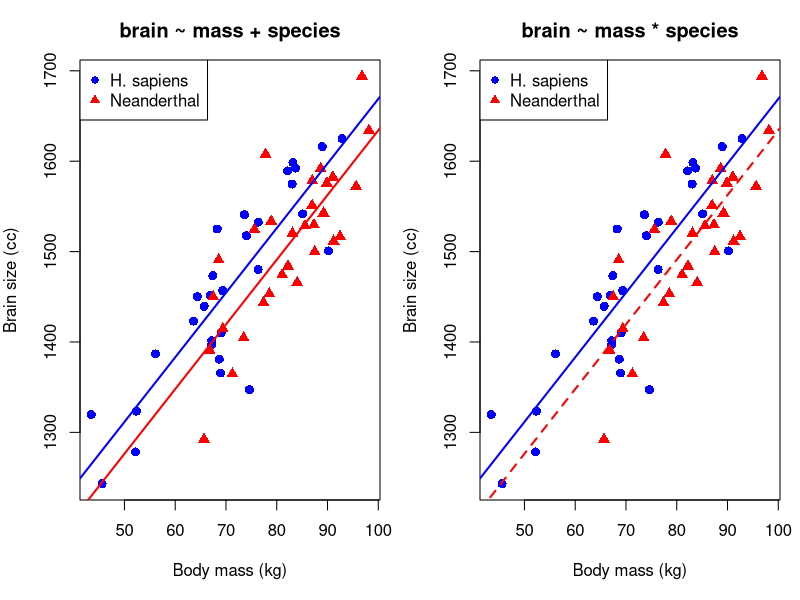
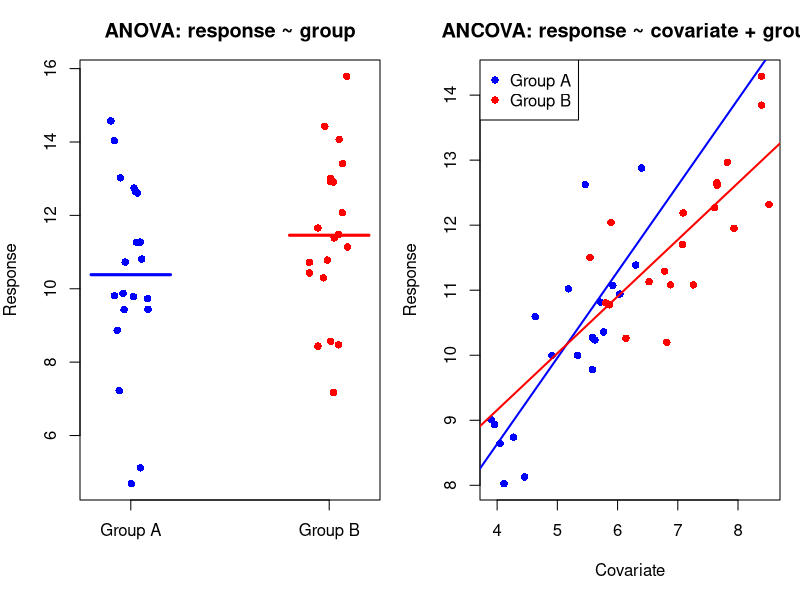
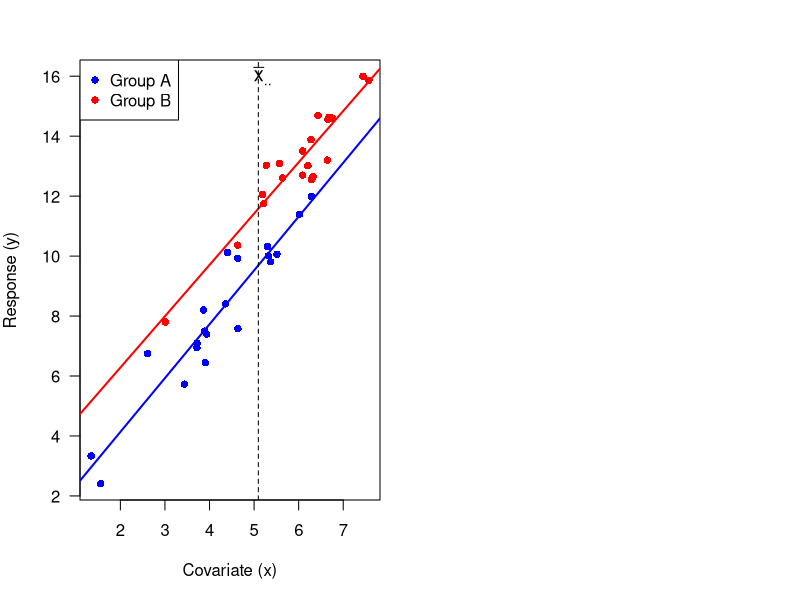
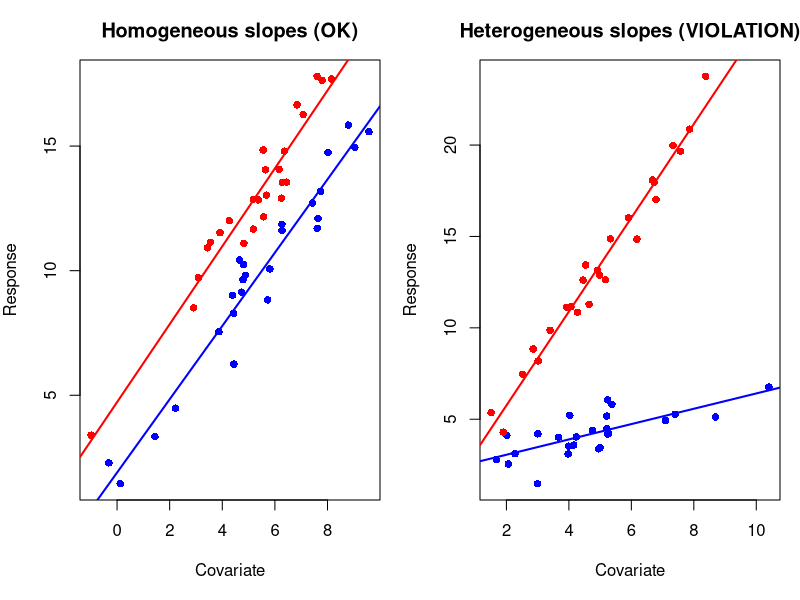
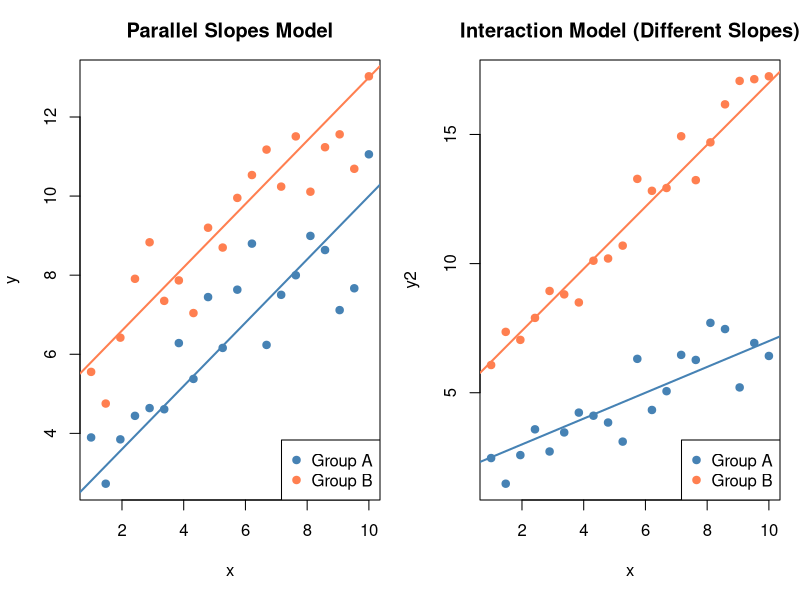
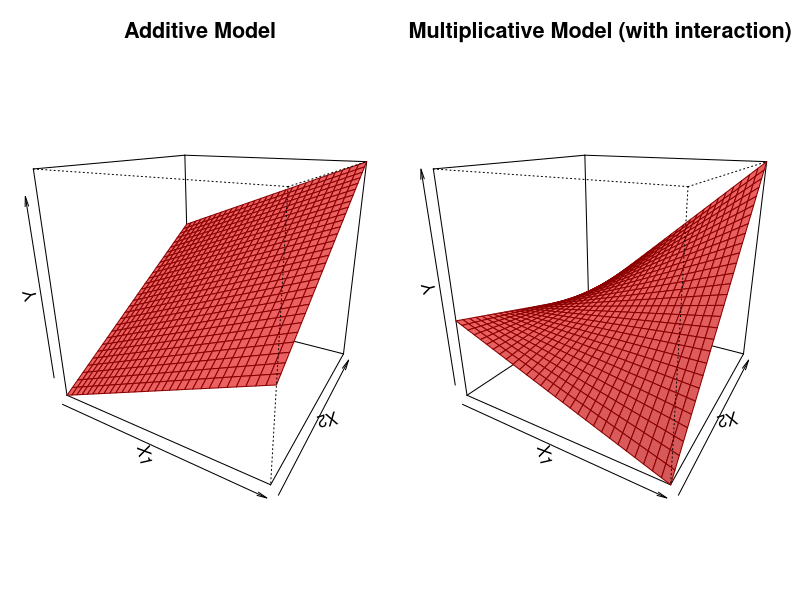
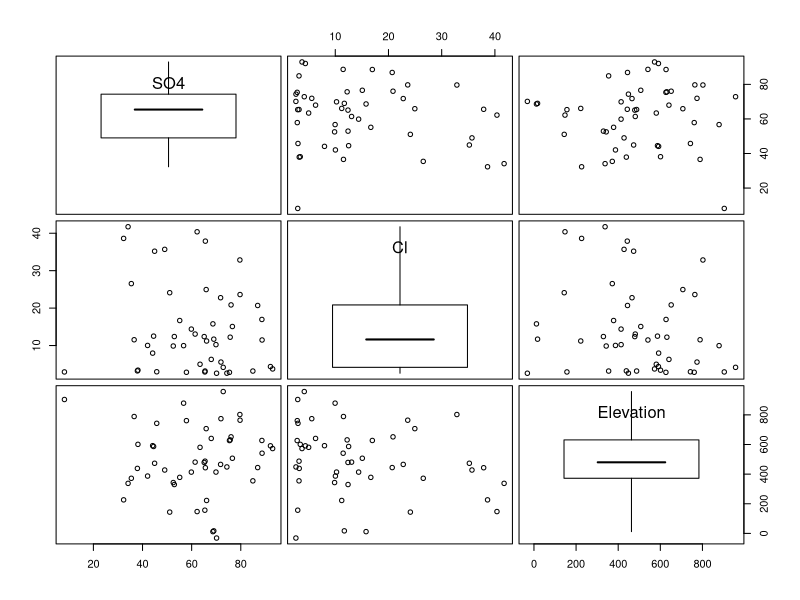
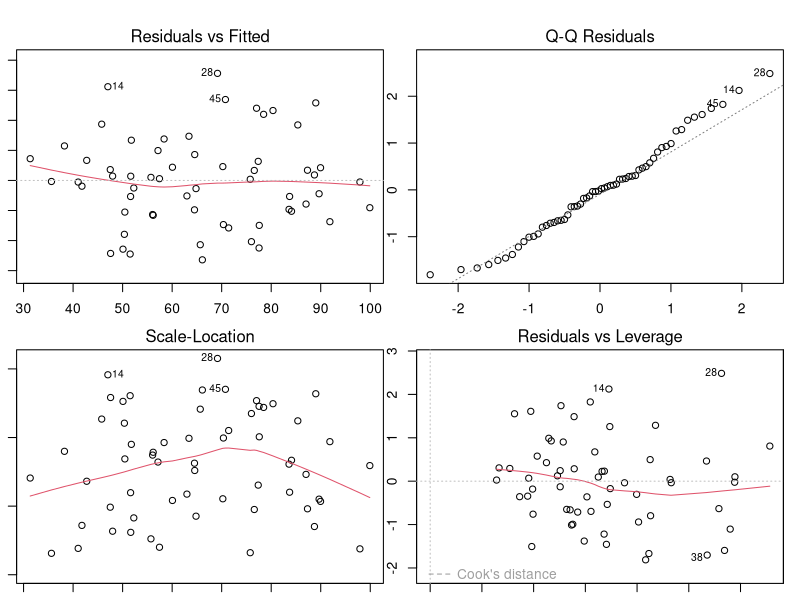

The R source for these figures, in order:
## ---- chunk 1
#| label: setup
#| include: false

# Core data manipulation and visualization
library(tidyverse)
library(knitr)
library(readxl)

# Statistical analysis packages
library(MASS)        # LDA, robust regression
library(pwr)         # Power analysis
library(boot)        # Bootstrap methods
library(car)         # Companion to Applied Regression
library(survival)    # Survival analysis
library(nlme)        # Mixed effects models
library(broom)       # Tidy model output
library(emmeans)     # Estimated marginal means

# Set consistent theme for all plots
theme_set(theme_minimal(base_size = 14))

# Set seed for reproducibility
set.seed(2026)
## ---- chunk 2
#| echo: false
#| eval: true
#| fig-width: 10
#| fig-height: 5

set.seed(42)
n <- 30
body_h <- rnorm(n, 70, 10)
brain_h <- 900 + 8 * body_h + rnorm(n, 0, 50)
body_n <- rnorm(n, 80, 12)
brain_n <- 850 + 8 * body_n + rnorm(n, 0, 50)

par(mfrow = c(1, 2), mar = c(5, 4, 3, 1))

# Parallel slopes
plot(body_h, brain_h, pch = 16, col = "blue", cex = 1.2,
     xlim = range(c(body_h, body_n)), ylim = range(c(brain_h, brain_n)),
     xlab = "Body mass (kg)", ylab = "Brain size (cc)",
     main = "brain ~ mass + species")
points(body_n, brain_n, pch = 17, col = "red", cex = 1.2)
abline(lm(brain_h ~ body_h), col = "blue", lwd = 2)
abline(lm(brain_n ~ body_n), col = "red", lwd = 2)
legend("topleft", c("H. sapiens", "Neanderthal"),
       pch = c(16, 17), col = c("blue", "red"))

# With interaction
plot(body_h, brain_h, pch = 16, col = "blue", cex = 1.2,
     xlim = range(c(body_h, body_n)), ylim = range(c(brain_h, brain_n)),
     xlab = "Body mass (kg)", ylab = "Brain size (cc)",
     main = "brain ~ mass * species")
points(body_n, brain_n, pch = 17, col = "red", cex = 1.2)
abline(lm(brain_h ~ body_h), col = "blue", lwd = 2)
abline(lm(brain_n ~ body_n), col = "red", lwd = 2, lty = 2)
legend("topleft", c("H. sapiens", "Neanderthal"),
       pch = c(16, 17), col = c("blue", "red"))
## ---- chunk 3
#| echo: false
#| eval: true
#| fig-width: 10
#| fig-height: 5

par(mfrow = c(1, 2), mar = c(5, 4, 3, 1))

set.seed(42)
n <- 20
resp_a <- rnorm(n, 10, 2)
resp_b <- rnorm(n, 12, 2)

# Left: simple group comparison
stripchart(list("Group A" = resp_a, "Group B" = resp_b),
           vertical = TRUE, pch = 16, col = c("blue", "red"),
           main = "ANOVA: response ~ group", ylab = "Response",
           method = "jitter", jitter = 0.1)
segments(0.8, mean(resp_a), 1.2, mean(resp_a), lwd = 3, col = "blue")
segments(1.8, mean(resp_b), 2.2, mean(resp_b), lwd = 3, col = "red")

# Right: with covariate
cov_a <- rnorm(n, 5, 1)
cov_b <- rnorm(n, 7, 1)
resp_a2 <- 5 + 1 * cov_a + rnorm(n, 0, 0.8)
resp_b2 <- 5 + 1 * cov_b + rnorm(n, 0, 0.8)

plot(c(cov_a, cov_b), c(resp_a2, resp_b2),
     pch = 16, col = rep(c("blue", "red"), each = n),
     xlab = "Covariate", ylab = "Response",
     main = "ANCOVA: response ~ covariate + group")
abline(lm(resp_a2 ~ cov_a), col = "blue", lwd = 2)
abline(lm(resp_b2 ~ cov_b), col = "red", lwd = 2)
legend("topleft", c("Group A", "Group B"),
       pch = 16, col = c("blue", "red"))
## ---- chunk 4
#| echo: false
#| eval: true
#| fig-width: 7
#| fig-height: 5

set.seed(42)
n <- 20
x_a <- rnorm(n, 4, 1); y_a <- 2 + 1.5 * x_a + rnorm(n, 0, 0.8)
x_b <- rnorm(n, 6, 1); y_b <- 4 + 1.5 * x_b + rnorm(n, 0, 0.8)
x_all <- mean(c(x_a, x_b))

plot(c(x_a, x_b), c(y_a, y_b), pch = 16,
     col = rep(c("blue", "red"), each = n),
     xlab = "Covariate (x)", ylab = "Response (y)", las = 1)
abline(lm(y_a ~ x_a), col = "blue", lwd = 2)
abline(lm(y_b ~ x_b), col = "red", lwd = 2)
abline(v = x_all, lty = 2, lwd = 1)
text(x_all + 0.1, max(c(y_a, y_b)), expression(bar(x)[..]), cex = 1.2)
legend("topleft", c("Group A", "Group B"), pch = 16, col = c("blue", "red"))
## ---- chunk 5
#| echo: false
#| eval: true
#| fig-width: 10
#| fig-height: 5

set.seed(42)
n <- 25
par(mfrow = c(1, 2), mar = c(5, 4, 3, 1))

# Homogeneous slopes (assumption met)
x1 <- rnorm(n, 5, 2); y1 <- 2 + 1.5 * x1 + rnorm(n, 0, 1)
x2 <- rnorm(n, 5, 2); y2 <- 5 + 1.5 * x2 + rnorm(n, 0, 1)
plot(c(x1, x2), c(y1, y2), pch = 16,
     col = rep(c("blue", "red"), each = n),
     xlab = "Covariate", ylab = "Response",
     main = "Homogeneous slopes (OK)")
abline(lm(y1 ~ x1), col = "blue", lwd = 2)
abline(lm(y2 ~ x2), col = "red", lwd = 2)

# Heterogeneous slopes (violation)
x3 <- rnorm(n, 5, 2); y3 <- 2 + 0.5 * x3 + rnorm(n, 0, 1)
x4 <- rnorm(n, 5, 2); y4 <- 1 + 2.5 * x4 + rnorm(n, 0, 1)
plot(c(x3, x4), c(y3, y4), pch = 16,
     col = rep(c("blue", "red"), each = n),
     xlab = "Covariate", ylab = "Response",
     main = "Heterogeneous slopes (VIOLATION)")
abline(lm(y3 ~ x3), col = "blue", lwd = 2)
abline(lm(y4 ~ x4), col = "red", lwd = 2)
## ---- chunk 6
#| label: ancova-viz-output
#| echo: false
#| eval: true
#| fig-width: 10
#| fig-height: 4

# Simulated data for two groups
set.seed(42)
x <- rep(seq(1, 10, length.out = 20), 2)
group <- rep(c("A", "B"), each = 20)
y <- ifelse(group == "A", 2 + 0.8*x, 5 + 0.8*x) + rnorm(40, 0, 0.8)
df <- data.frame(x, y, group)

par(mfrow = c(1, 2))

# Parallel slopes
plot(x, y, col = ifelse(group == "A", "steelblue", "coral"), pch = 19,
     main = "Parallel Slopes Model")
abline(2, 0.8, col = "steelblue", lwd = 2)
abline(5, 0.8, col = "coral", lwd = 2)
legend("bottomright", c("Group A", "Group B"), col = c("steelblue", "coral"), pch = 19)

# Interaction model
set.seed(43)
y2 <- ifelse(group == "A", 2 + 0.5*x, 5 + 1.2*x) + rnorm(40, 0, 0.8)
plot(x, y2, col = ifelse(group == "A", "steelblue", "coral"), pch = 19,
     main = "Interaction Model (Different Slopes)")
abline(2, 0.5, col = "steelblue", lwd = 2)
abline(5, 1.2, col = "coral", lwd = 2)
legend("bottomright", c("Group A", "Group B"), col = c("steelblue", "coral"), pch = 19)
## ---- chunk 7
#| echo: false
#| eval: true
#| fig-width: 10
#| fig-height: 5

par(mfrow = c(1, 2), mar = c(1, 1, 3, 1))

# Create grid
x1 <- seq(-10, 10, length.out = 30)
x2 <- seq(-10, 10, length.out = 30)

# Additive model: y = 2*x1 + 3*x2 (flat plane)
z_add <- outer(x1, x2, function(a, b) 2*a + 3*b)
persp(x1, x2, z_add, theta = 30, phi = 20,
      xlab = "X1", ylab = "X2", zlab = "Y",
      main = "Additive Model", col = "indianred1",
      border = "darkred", shade = 0.1, cex.main = 1.3)

# Multiplicative model: y = 2*x1 + 3*x2 + 0.5*x1*x2 (twisted plane)
z_mult <- outer(x1, x2, function(a, b) 2*a + 3*b + 0.5*a*b)
persp(x1, x2, z_mult, theta = 30, phi = 20,
      xlab = "X1", ylab = "X2", zlab = "Y",
      main = "Multiplicative Model (with interaction)", col = "indianred1",
      border = "darkred", shade = 0.1, cex.main = 1.3)
## ---- chunk 8
#| echo: false
#| eval: true
#| fig-width: 7
#| fig-height: 7

# Simulated environmental data with collinearity
set.seed(42)
n <- 50
elevation <- rnorm(n, 500, 200)
SO4 <- rnorm(n, 50, 20) + 0.02 * elevation  # weakly correlated with elevation
Cl <- rexp(n, rate = 0.1) + 2               # right-skewed, some outliers

env_data <- data.frame(SO4 = SO4, Cl = Cl, Elevation = elevation)

# Scatterplot matrix with boxplots on diagonal
pairs(env_data,
      panel = function(x, y, ...) points(x, y, pch = 1, cex = 0.9),
      diag.panel = function(x, ...) {
        usr <- par("usr")
        bp <- boxplot(x, plot = FALSE)
        rect(usr[1] + 0.2*(usr[2]-usr[1]), bp$stats[2],
             usr[2] - 0.2*(usr[2]-usr[1]), bp$stats[4],
             border = "black")
        segments(usr[1] + 0.35*(usr[2]-usr[1]), bp$stats[3],
                 usr[2] - 0.35*(usr[2]-usr[1]), bp$stats[3], lwd = 2)
        segments(mean(c(usr[1], usr[2])), bp$stats[1],
                 mean(c(usr[1], usr[2])), bp$stats[2])
        segments(mean(c(usr[1], usr[2])), bp$stats[4],
                 mean(c(usr[1], usr[2])), bp$stats[5])
      },
      cex.labels = 1.5, gap = 0.5)
## ---- chunk 9
#| label: diag-plots-output
#| echo: false
#| eval: true
#| fig-width: 10
#| fig-height: 8

set.seed(42)
n <- 60
scaffold_data <- data.frame(
  porosity     = runif(n, 40, 90),
  stiffness    = runif(n, 5, 50),
  seeding_dens = runif(n, 1e4, 1e6)
)
scaffold_data$tissue_growth <- with(scaffold_data,
  0.8 * porosity + 0.3 * stiffness - 0.00001 * seeding_dens +
  0.005 * porosity * stiffness + rnorm(n, 0, 8))

scaffold_lm <- lm(tissue_growth ~ porosity + stiffness + seeding_dens,
                   data = scaffold_data)
par(mfrow = c(2, 2))
plot(scaffold_lm)
## ---- chunk 10
#| label: avplots-output
#| echo: false
#| eval: true
#| fig-width: 10
#| fig-height: 4

library(car)
avPlots(scaffold_lm, main = "Added-Variable Plots")
## ---- chunk 11
#| echo: false
#| eval: true
#| fig-width: 8
#| fig-height: 5

# Simulated beetle wing vs horn data (Emlen 2001 style)
set.seed(2001)
wing <- runif(20, -45, 25)
horn <- -0.002 * wing + rnorm(20, 0, 0.05)

par(mar = c(5, 5, 2, 2))
plot(wing, horn, pch = 16, cex = 1.3,
     xlab = "Relative wing length", ylab = "Relative horn length",
     cex.lab = 1.3, cex.axis = 1.1,
     main = "Beetle wing length vs horn length")
## ---- chunk 12
#| echo: false
#| eval: true
#| fig-width: 10
#| fig-height: 5

set.seed(2001)
wing <- runif(20, -45, 25)
horn <- -0.002 * wing + rnorm(20, 0, 0.05)

par(mfrow = c(1, 2), mar = c(5, 5, 3, 2))

# Linear fit
plot(wing, horn, pch = 16, cex = 1.2,
     xlab = "Relative wing length", ylab = "Relative horn length",
     main = "Linear regression", cex.lab = 1.2, cex.main = 1.3)
fit1 <- lm(horn ~ wing)
abline(fit1, lwd = 2)

# Quadratic fit
plot(wing, horn, pch = 16, cex = 1.2,
     xlab = "Relative wing length", ylab = "Relative horn length",
     main = "Quadratic fit", cex.lab = 1.2, cex.main = 1.3)
fit2 <- lm(horn ~ poly(wing, 2, raw = TRUE))
x_seq <- seq(min(wing), max(wing), length.out = 200)
lines(x_seq, predict(fit2, newdata = data.frame(wing = x_seq)), lwd = 2)
## ---- chunk 13
#| echo: false
#| eval: true
#| fig-width: 10
#| fig-height: 5

set.seed(2001)
wing <- runif(20, -45, 25)
horn <- -0.002 * wing + rnorm(20, 0, 0.05)

par(mfrow = c(1, 2), mar = c(5, 5, 3, 2))

# Degree 5
plot(wing, horn, pch = 16, cex = 1.2,
     xlab = "Relative wing length", ylab = "Relative horn length",
     main = "Degree 5 polynomial", cex.lab = 1.2, cex.main = 1.3)
fit5 <- lm(horn ~ poly(wing, 5, raw = TRUE))
x_seq <- seq(min(wing), max(wing), length.out = 200)
lines(x_seq, predict(fit5, newdata = data.frame(wing = x_seq)), lwd = 2)

# Degree 10
plot(wing, horn, pch = 16, cex = 1.2,
     xlab = "Relative wing length", ylab = "Relative horn length",
     main = "Degree 10 polynomial", cex.lab = 1.2, cex.main = 1.3)
fit10 <- lm(horn ~ poly(wing, 10, raw = TRUE))
x_seq2 <- seq(min(wing), max(wing), length.out = 500)
pred10 <- predict(fit10, newdata = data.frame(wing = x_seq2))
lines(x_seq2, pred10, lwd = 2)
## ---- chunk 14
#| echo: false
#| eval: true
#| fig-width: 10
#| fig-height: 5

par(mfrow = c(1, 2), mar = c(5, 5, 3, 2))

# Left panel: Power vs Effect Size
es <- seq(0.5, 40, length.out = 200)
# Approximate power curve using a sigmoid
power_vals <- pnorm(es / 10 * qnorm(0.975) - qnorm(0.975) + es/10 * sqrt(20))
power_vals <- pmin(power_vals, 1)
# Simpler: use a logistic-like curve
power_vals <- 1 / (1 + exp(-0.25 * (es - 15)))

plot(es, power_vals, type = "l", lwd = 2,
     xlab = "Effect Size", ylab = "Power",
     main = "Power vs Effect Size",
     xlim = c(0, 40), ylim = c(0, 1),
     cex.lab = 1.3, cex.main = 1.3, cex.axis = 1.1)
abline(h = 0.80, lty = 2, col = "gray40")
abline(v = 25, lty = 2, col = "gray40")

# Right panel: Detectable Effect Size vs n
n_vals <- seq(1, 40, length.out = 200)
# Effect size detectable decreases with n (hyperbolic)
det_es <- 80 / sqrt(n_vals)

plot(n_vals, det_es, type = "l", lwd = 2,
     xlab = "No. of Replicates", ylab = "Detectable Effect Size",
     main = "Effect Size vs n",
     xlim = c(0, 40), ylim = c(0, 90),
     cex.lab = 1.3, cex.main = 1.3, cex.axis = 1.1)
abline(h = 25, lty = 2, col = "gray40")
abline(v = 22, lty = 2, col = "gray40")
## ---- chunk 15
#| label: power-analysis
#| echo: false
#| eval: true

library(pwr)

# Calculate required sample size for 80% power
sample_size <- pwr.t.test(
  d = 0.5,
  sig.level = 0.05,
  power = 0.80,
  type = "two.sample"
)

cat("Required n per group:", ceiling(sample_size$n))
## ---- chunk 16
#| label: power-curve-output
#| echo: false
#| eval: true
#| fig-width: 8
#| fig-height: 4

effect_sizes <- seq(0.2, 1.0, by = 0.1)
power_values <- sapply(effect_sizes, function(d) {
  pwr.t.test(d = d, n = 50, sig.level = 0.05, type = "two.sample")$power
})

plot(effect_sizes, power_values, type = "b", pch = 19, col = "steelblue",
     xlab = "Effect Size (Cohen's d)", ylab = "Power", ylim = c(0, 1))
abline(h = 0.8, lty = 2, col = "red")
## ---- chunk 17
#| label: sample-curve-output
#| echo: false
#| eval: true
#| fig-width: 8
#| fig-height: 4

sample_sizes <- seq(10, 200, by = 10)
power_by_n <- sapply(sample_sizes, function(n) {
  pwr.t.test(d = 0.5, n = n, sig.level = 0.05, type = "two.sample")$power
})

plot(sample_sizes, power_by_n, type = "b", pch = 19, col = "darkgreen",
     xlab = "Sample Size per Group", ylab = "Power", ylim = c(0, 1))
abline(h = 0.8, lty = 2, col = "red")
## ---- chunk 18
#| echo: false
#| eval: true
#| fig-width: 8
#| fig-height: 6

# Simulated walking stick femur length data (2 measurements per individual)
set.seed(123)
n_individuals <- 25
ind_means <- sort(runif(n_individuals, 0.14, 0.28))

# Two measurements per individual with small within-individual variation
m1 <- ind_means + rnorm(n_individuals, 0, 0.008)
m2 <- ind_means + rnorm(n_individuals, 0, 0.008)

par(mar = c(5, 5, 2, 2))
plot(1:n_individuals, m1, pch = 16, cex = 1.2,
     ylim = range(c(m1, m2)) * c(0.95, 1.05),
     xlab = "Individual walking sticks", ylab = "Femur Length",
     xaxt = "n", cex.lab = 1.3, cex.axis = 1.1)
points(1:n_individuals, m2, pch = 16, cex = 1.2)
segments(1:n_individuals, m1, 1:n_individuals, m2, lwd = 1.5)
## ---- chunk 19
#| echo: false
#| eval: true
#| fig-width: 10
#| fig-height: 8

par(mfrow = c(2, 2), mar = c(4, 4, 3, 1))

# (a) No interaction, both significant
temp <- c("Cold", "Hot"); fert <- c("No", "Yes")
plot(1:2, c(4, 6), type = "b", pch = 16, col = "blue", lwd = 2,
     xlim = c(0.8, 2.2), ylim = c(0, 12), axes = FALSE,
     xlab = "Temperature", ylab = "Growth", main = "(a) No interaction")
lines(1:2, c(6, 8), type = "b", pch = 17, col = "red", lwd = 2)
axis(1, at = 1:2, labels = temp); axis(2, las = 1)
legend("topleft", fert, pch = c(16, 17), col = c("blue", "red"), title = "Fertilizer", cex = 0.9)

# (b) Interaction (crossing)
plot(1:2, c(3, 9), type = "b", pch = 16, col = "blue", lwd = 2,
     xlim = c(0.8, 2.2), ylim = c(0, 12), axes = FALSE,
     xlab = "Temperature", ylab = "Growth", main = "(b) Interaction (crossing)")
lines(1:2, c(8, 4), type = "b", pch = 17, col = "red", lwd = 2)
axis(1, at = 1:2, labels = temp); axis(2, las = 1)

# (c) Interaction (fan shape)
plot(1:2, c(4, 5), type = "b", pch = 16, col = "blue", lwd = 2,
     xlim = c(0.8, 2.2), ylim = c(0, 12), axes = FALSE,
     xlab = "Temperature", ylab = "Growth", main = "(c) Interaction (fan)")
lines(1:2, c(4, 10), type = "b", pch = 17, col = "red", lwd = 2)
axis(1, at = 1:2, labels = temp); axis(2, las = 1)

# (d) No effect
plot(1:2, c(5, 5), type = "b", pch = 16, col = "blue", lwd = 2,
     xlim = c(0.8, 2.2), ylim = c(0, 12), axes = FALSE,
     xlab = "Temperature", ylab = "Growth", main = "(d) No effects")
lines(1:2, c(5, 5), type = "b", pch = 17, col = "red", lwd = 2)
axis(1, at = 1:2, labels = temp); axis(2, las = 1)
## ---- chunk 20
#| echo: false
#| eval: true
#| fig-width: 7
#| fig-height: 5

# Simulated interaction: pesticide effect depends on predator presence
plot(1:2, c(70, 30), type = "b", pch = 16, col = "blue", lwd = 2,
     xlim = c(0.8, 2.2), ylim = c(0, 100), axes = FALSE,
     xlab = "Pesticide", ylab = "% Survival")
lines(1:2, c(75, 65), type = "b", pch = 17, col = "red", lwd = 2)
axis(1, at = 1:2, labels = c("No pesticide", "Pesticide"))
axis(2, las = 1)
legend("topright", c("With predator", "No predator"),
       pch = c(16, 17), col = c("blue", "red"), cex = 1.0)
title("Interaction: Pesticide effect depends on predator presence")
## ---- chunk 21
#| label: rm-anova-output
#| echo: false
#| eval: true

# Create repeated measures data
set.seed(42)
subject <- factor(rep(1:10, each = 3))
time <- factor(rep(c("Pre", "Mid", "Post"), 10))
score <- c(
  rnorm(10, 50, 5),   # Pre
  rnorm(10, 55, 5),   # Mid
  rnorm(10, 62, 5)    # Post
) + rep(rnorm(10, 0, 8), each = 3)  # Subject random effect

rm_data <- data.frame(subject, time, score)

# Repeated measures ANOVA
rm_aov <- aov(score ~ time + Error(subject/time), data = rm_data)
summary(rm_aov)
## ---- chunk 22
#| echo: false
#| eval: true
#| message: false

library(nlme)

# Mixed model with random intercept for subject
rm_mixed <- lme(score ~ time, random = ~1 | subject, data = rm_data)
summary(rm_mixed)
## ---- chunk 23
#| label: repeated-measures-output
#| echo: false
#| eval: true
#| fig-width: 10
#| fig-height: 4

par(mfrow = c(1, 2))

# Spaghetti plot (individual trajectories)
interaction.plot(rm_data$time, rm_data$subject, rm_data$score,
                 xlab = "Time", ylab = "Score", legend = FALSE,
                 main = "Individual Trajectories", col = "gray")

# Group means with error bars
means <- tapply(rm_data$score, rm_data$time, mean)
sds <- tapply(rm_data$score, rm_data$time, sd)
n <- 10
ses <- sds / sqrt(n)

barplot(means, ylim = c(0, max(means) + max(ses) * 2),
        main = "Group Means ± SE", ylab = "Score")
arrows(x0 = c(0.7, 1.9, 3.1), y0 = means - ses,
       y1 = means + ses, angle = 90, code = 3, length = 0.1)
## ---- chunk 24
#| label: rm-ggplot-output
#| echo: false
#| eval: true
#| fig-width: 10
#| fig-height: 4

library(ggplot2)

rm_summary <- rm_data %>%
  group_by(time) %>%
  summarize(mean_score = mean(score), se = sd(score)/sqrt(n()), .groups = "drop")

p1 <- ggplot(rm_data, aes(x = time, y = score, group = subject)) +
  geom_line(alpha = 0.3, color = "gray50") +
  geom_point(alpha = 0.3) +
  geom_line(data = rm_summary, aes(x = time, y = mean_score, group = 1),
            color = "steelblue", linewidth = 1.5) +
  geom_point(data = rm_summary, aes(x = time, y = mean_score, group = 1),
             color = "steelblue", size = 3) +
  geom_errorbar(data = rm_summary,
                aes(x = time, y = mean_score, ymin = mean_score - se, ymax = mean_score + se, group = 1),
                width = 0.1, color = "steelblue", linewidth = 0.8) +
  labs(title = "Spaghetti Plot with Group Mean ± SE",
       x = "Time Point", y = "Score") +
  theme_minimal(base_size = 14)
print(p1)
